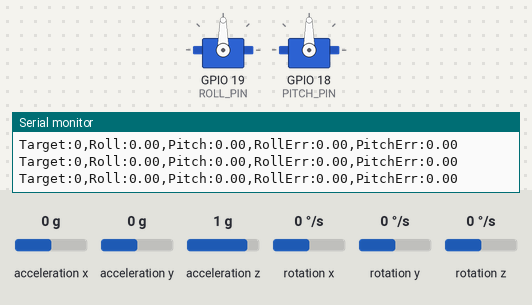
Recording of a sketch running on a simulated ESP32. Parts: 2 × servo, the last lines printed to the serial monitor. Inputs (shaded band) come from the test bench; at power-on: acceleration x 0 g, rotation y 0 °/s, acceleration y 0 g, acceleration z 1 g, rotation x 0 °/s, rotation z 0 °/s.

Above: at 2.2 s.
2.3 s: acceleration x set to -1.4 g
At 2.8 s:
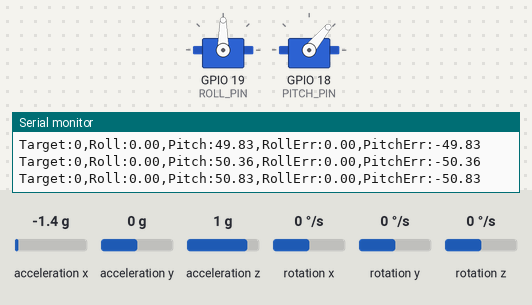
3.8 s: acceleration x set to 0 g
At 3.95 s:
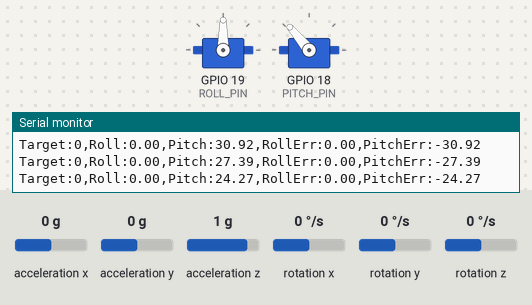
5.7 s: rotation y set to -100 °/s
At 7.36 s:
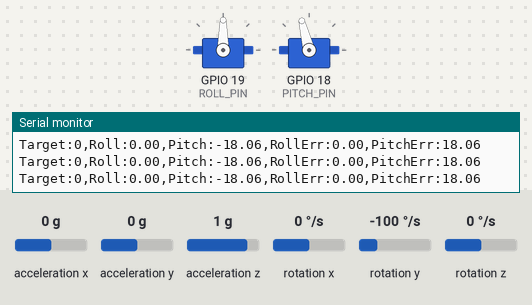
8.7 s: acceleration y set to -1.4 g
At 9.6 s:
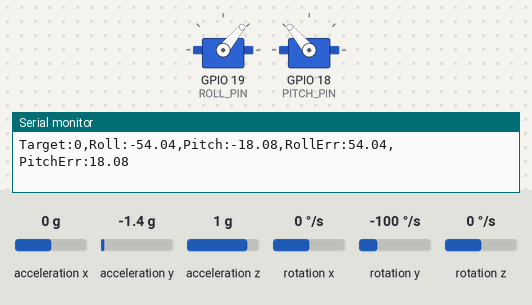
10.2 s: rotation y set to 0 °/s
13.2 s: acceleration y set to 0.8 g
Timing chart, 0 to 17.2 s (numbered marks = the images above; inputs shaded):
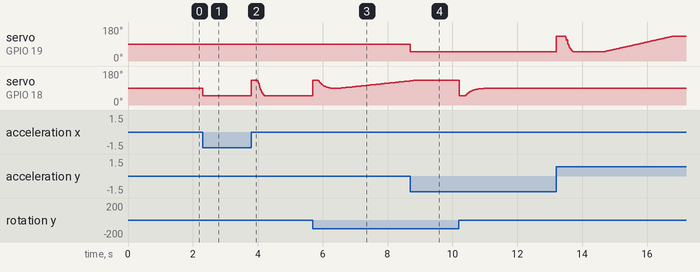

The sketch:

pid.ino
```cpp
#include <Wire.h>
#include <ESP32Servo.h>
#include <MPU6050.h>

// ---- Servo objects ----
Servo servoRoll;
Servo servoPitch;

// servo pins
const int ROLL_PIN = 19;
const int PITCH_PIN = 18;

//IMU Data starting point
float rollangle = 0;
float pitchangle = 0;

//roll PID
float rollkp = 4;
float rollki = 1;
float rollkd = 2;

//pitch PID
float pitchkp = 4;
float pitchki = 1;
float pitchkd = 2;

//timings for integrals and derivatives
float rollintegral = 0;
float rolllasterror = 0;

float pitchintegral = 0;
float pitchlasterror = 0;

MPU6050 mpu;

unsigned long lastTime = 0;    // now in microseconds
unsigned long lastPrint = 0;   // for throttling serial output

float CalcPID ( float kp, float ki, float kd, float &integral, float &lasterror, float error, float dt) {
  integral = integral + (error * dt);
  float derivative = (error - lasterror) / dt;
  lasterror = error;

  float output = (kp * error) + (ki * integral) + (kd * derivative);
  return output;
}

void setup() {

  Serial.begin(115200);
  delay(1000);

  servoRoll.attach(ROLL_PIN);
  servoPitch.attach(PITCH_PIN);

  servoRoll.write(90);
  servoPitch.write(90);

  Wire.begin ();
  mpu.initialize ();

  if (mpu.testConnection ()) {
    Serial.println ("MPU Connection Successful");
  } else {
    Serial.println ("MPU Connection Failed");
  }

  // Start the timer here so the first dt isn't ~1 second
  lastTime = micros();

}

void loop() {

//Record Derivative (micros() for a smoother dt than millis())
  unsigned long now = micros();
  float dt = ( now - lastTime ) / 1000000.0 ;
  lastTime = now;
  if (dt <= 0) dt = 0.0001;

  int16_t ax, ay, az;
  int16_t gx, gy, gz;

  mpu.getMotion6(&ax, &ay, &az, &gx, &gy, &gz);

  float accelRoll = atan2(ay, az) * 180.0 / PI;
  float accelPitch = atan2(-ax, sqrt((long)ay * ay + (long)az * az)) * 180.0 / PI;

  float gyroRollRate = gx / 131.0;
  float gyroPitchRate = gy / 131.0;

  const float ALPHA = 0.98;
  rollangle = ALPHA * (rollangle + gyroRollRate * dt) + (1 - ALPHA) * accelRoll;
  pitchangle = ALPHA * (pitchangle + gyroPitchRate * dt) + (1 - ALPHA) * accelPitch;

  float rollError = (0 - rollangle);
  float pitchError = (0 - pitchangle);

  float rollCorrection = CalcPID(rollkp, rollki, rollkd, rollintegral, rolllasterror, rollError, dt);
  float pitchCorrection = CalcPID(pitchkp, pitchki, pitchkd, pitchintegral, pitchlasterror, pitchError, dt);

  // calculate angle correction off starting angle
  float rollservoangle = 90 - rollCorrection;
  float pitchservoangle = 90 + pitchCorrection;

  //constraint incase
  int rollLimited = constrain(rollservoangle, 90 - 40, 90 + 40);
  int pitchLimited = constrain(pitchservoangle, 90 - 40, 90 + 40);

  //send to servos
  servoRoll.write(rollLimited);
  servoPitch.write(pitchLimited);

  // ---- Plotter output (~50 Hz so printing doesn't slow the control loop) ----
  // Format works with both the Arduino Serial Plotter and pid_plotter.py
  if (now - lastPrint >= 20000) {   // 20000 us = 20 ms
    lastPrint = now;
    Serial.print("Target:");      Serial.print(0);
    Serial.print(",Roll:");       Serial.print(rollangle);
    Serial.print(",Pitch:");      Serial.print(pitchangle);
    Serial.print(",RollErr:");    Serial.print(rollError);
    Serial.print(",PitchErr:");   Serial.println(pitchError);
  }
}
```

Measured:
- after the input at 2.3 s, servo on GPIO 18 (PITCH_PIN): 90° → 50° at once
- after the input at 8.7 s, servo on GPIO 19 (ROLL_PIN): 90° → 50° at once
